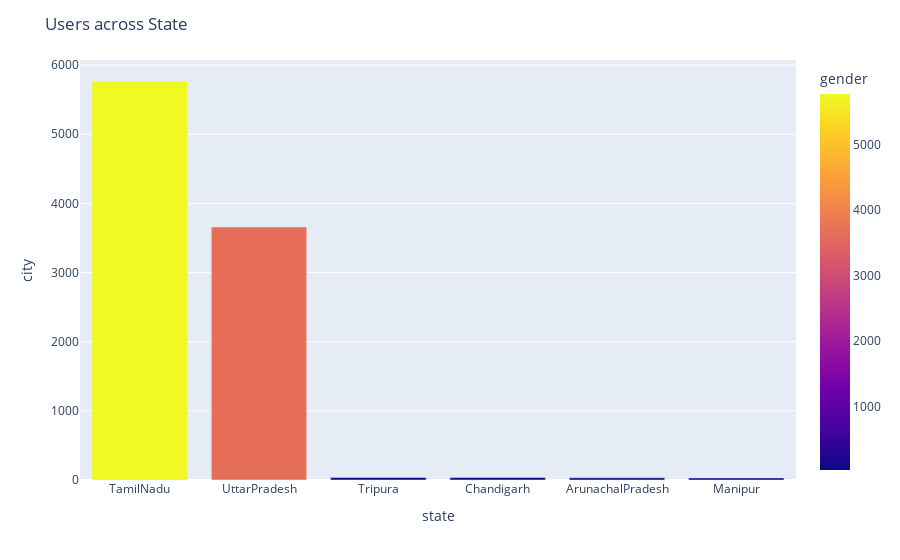

Here is the notebook cell this chart was saved with:
### Code cell
#Distribution of Users(device_id) across States.
dfg = dfuniqdata.groupby(['state']).count().reset_index().sort_values(['city'],ascending=False)
g1=dfg.head(10)
g1


import plotly.express as px
import plotly.io as pio

df = px.data.tips()
fig = px.bar(g1, x="state", y="city", color='gender')

fig.layout.template = 'plotly'
fig.update_layout(title="Users across State"
                 )
fig.show()

### Figure 1 — Plotly figure (JSON) as saved in the notebook; plotly's stock layout.template omitted (floating-point values rounded to 4 significant figures)
{"data": [{"alignmentgroup": "True", "hovertemplate": "state=%{x}<br>city=%{y}<br>gender=%{marker.color}<extra></extra>", "legendgroup": "", "marker": {"color": [5770, 3660, 36, 35, 32, 30], "coloraxis": "coloraxis"}, "name": "", "offsetgroup": "", "orientation": "v", "showlegend": false, "textposition": "auto", "type": "bar", "x": ["TamilNadu", "UttarPradesh", "Tripura", "Chandigarh", "ArunachalPradesh", "Manipur"], "xaxis": "x", "y": [5770, 3660, 36, 35, 32, 30], "yaxis": "y"}], "layout": {"barmode": "relative", "coloraxis": {"colorbar": {"title": {"text": "gender"}}, "colorscale": [[0, "#0d0887"], [0.1111, "#46039f"], [0.2222, "#7201a8"], [0.3333, "#9c179e"], [0.4444, "#bd3786"], [0.5556, "#d8576b"], [0.6667, "#ed7953"], [0.7778, "#fb9f3a"], [0.8889, "#fdca26"], [1, "#f0f921"]]}, "legend": {"tracegroupgap": 0}, "margin": {"t": 60}, "title": {"text": "Users across State"}, "xaxis": {"anchor": "y", "domain": [0, 1], "title": {"text": "state"}}, "yaxis": {"anchor": "x", "domain": [0, 1], "title": {"text": "city"}}}}
